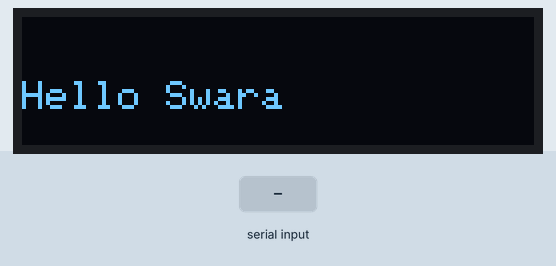
A sketch run on a simulated Arduino Nano 33 IoT. Shown: 128×32 one-colour display. The inputs (shaded band) are chosen by the test bench. Nothing arrives over Bluetooth unless stated; a phone connects over Bluetooth LE 3 s after start; what the sketch prints to the serial monitor is not drawn.

Above: at 0.15 s.
At 1.26 s:
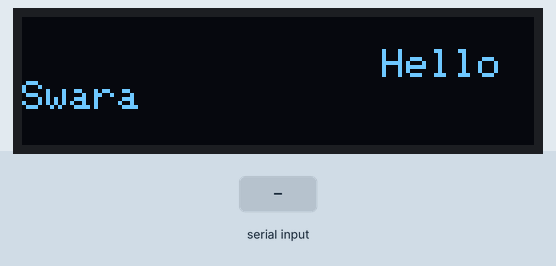
1.3 s: "clear\n" received over Serial
At 2.2 s:
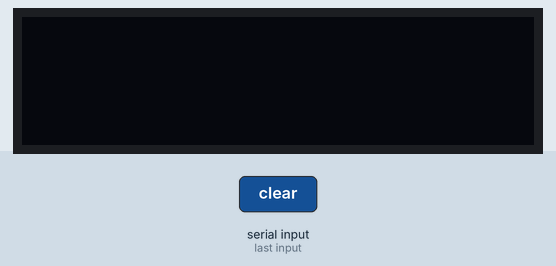

Measured:
- after the input at 1.3 s, the display: changes at once (image 2)

The sketch:

oled_display.ino
```cpp
#include <Wire.h>
#include <Adafruit_GFX.h>
#include <Adafruit_SSD1306.h>
#include <ArduinoBLE.h>

#define SCREEN_WIDTH 128
#define SCREEN_HEIGHT 32
#define OLED_RESET -1
#define SCREEN_ADDRESS 0x3C

Adafruit_SSD1306 display(SCREEN_WIDTH, SCREEN_HEIGHT, &Wire, OLED_RESET);

// BLE Service and Characteristic
BLEService displayService("19B10000-E8F2-537E-4F6C-D104768A1214");
BLEStringCharacteristic textCharacteristic("19B10001-E8F2-537E-4F6C-D104768A1214", BLERead | BLEWrite, 50);

String displayText = "Hello Swara";
int scrollX = SCREEN_WIDTH;
const int TEXT_SIZE = 1; // Constant text size

void setup() {
  Serial.begin(9600);
  Wire.begin();

  if(!display.begin(SSD1306_SWITCHCAPVCC, SCREEN_ADDRESS)) {
    Serial.println(F("SSD1306 allocation failed"));
    for(;;);
  }

  display.clearDisplay();
  display.display();

  // Initialize BLE
  if (!BLE.begin()) {
    Serial.println("BLE initialization failed!");
    while (1);
  }

  // Set up BLE service
  BLE.setLocalName("OLED Display");
  BLE.setAdvertisedService(displayService);
  displayService.addCharacteristic(textCharacteristic);
  BLE.addService(displayService);

  // Set initial value
  textCharacteristic.writeValue("Hello Swara");

  // Start advertising
  BLE.advertise();

  Serial.println(F("OLED Display Ready!"));
  Serial.println(F("Send any text from your iPhone - it will scroll!"));
}

void loop() {
  // Check for USB Serial commands
  if (Serial.available()) {
    String command = Serial.readStringUntil('\n');
    command.trim();
    processCommand(command, true);
  }

  // Check for BLE commands
  BLE.poll();

  if (textCharacteristic.written()) {
    String command = textCharacteristic.value();
    command.trim();
    processCommand(command, false);
  }

  // Update scrolling display
  updateDisplay();

  delay(50);
}

void processCommand(String command, bool fromUSB) {
  // If it's not a command, treat it as text
  if (!command.startsWith("clear") && !command.startsWith("help")) {
    displayText = command;
    scrollX = SCREEN_WIDTH; // Reset scroll position

    String response = "Text set to: " + displayText;
    if (fromUSB) {
      Serial.println(response);
    } else {
      textCharacteristic.writeValue(response);
    }
  }
  else if (command == "clear") {
    displayText = "";
    String response = "Display cleared";
    if (fromUSB) {
      Serial.println(response);
    } else {
      textCharacteristic.writeValue(response);
    }
  }
  else if (command == "help") {
    String helpText = "Just send any text and it will scroll! Use 'clear' to clear the display.";
    if (fromUSB) {
      Serial.println(helpText);
    } else {
      textCharacteristic.writeValue(helpText);
    }
  }
}

void updateDisplay() {
  display.clearDisplay();

  // Set text properties
  display.setTextSize(TEXT_SIZE);
  display.setTextColor(SSD1306_WHITE);
  display.setCursor(scrollX, 8);
  display.println(displayText);

  // Move text position
  scrollX -= 2;

  // Reset when text has scrolled off
  int16_t x1, y1;
  uint16_t w, h;
  display.getTextBounds(displayText, 0, 0, &x1, &y1, &w, &h);
  if (scrollX < -w) {
    scrollX = SCREEN_WIDTH;
  }

  display.display();
}
```
